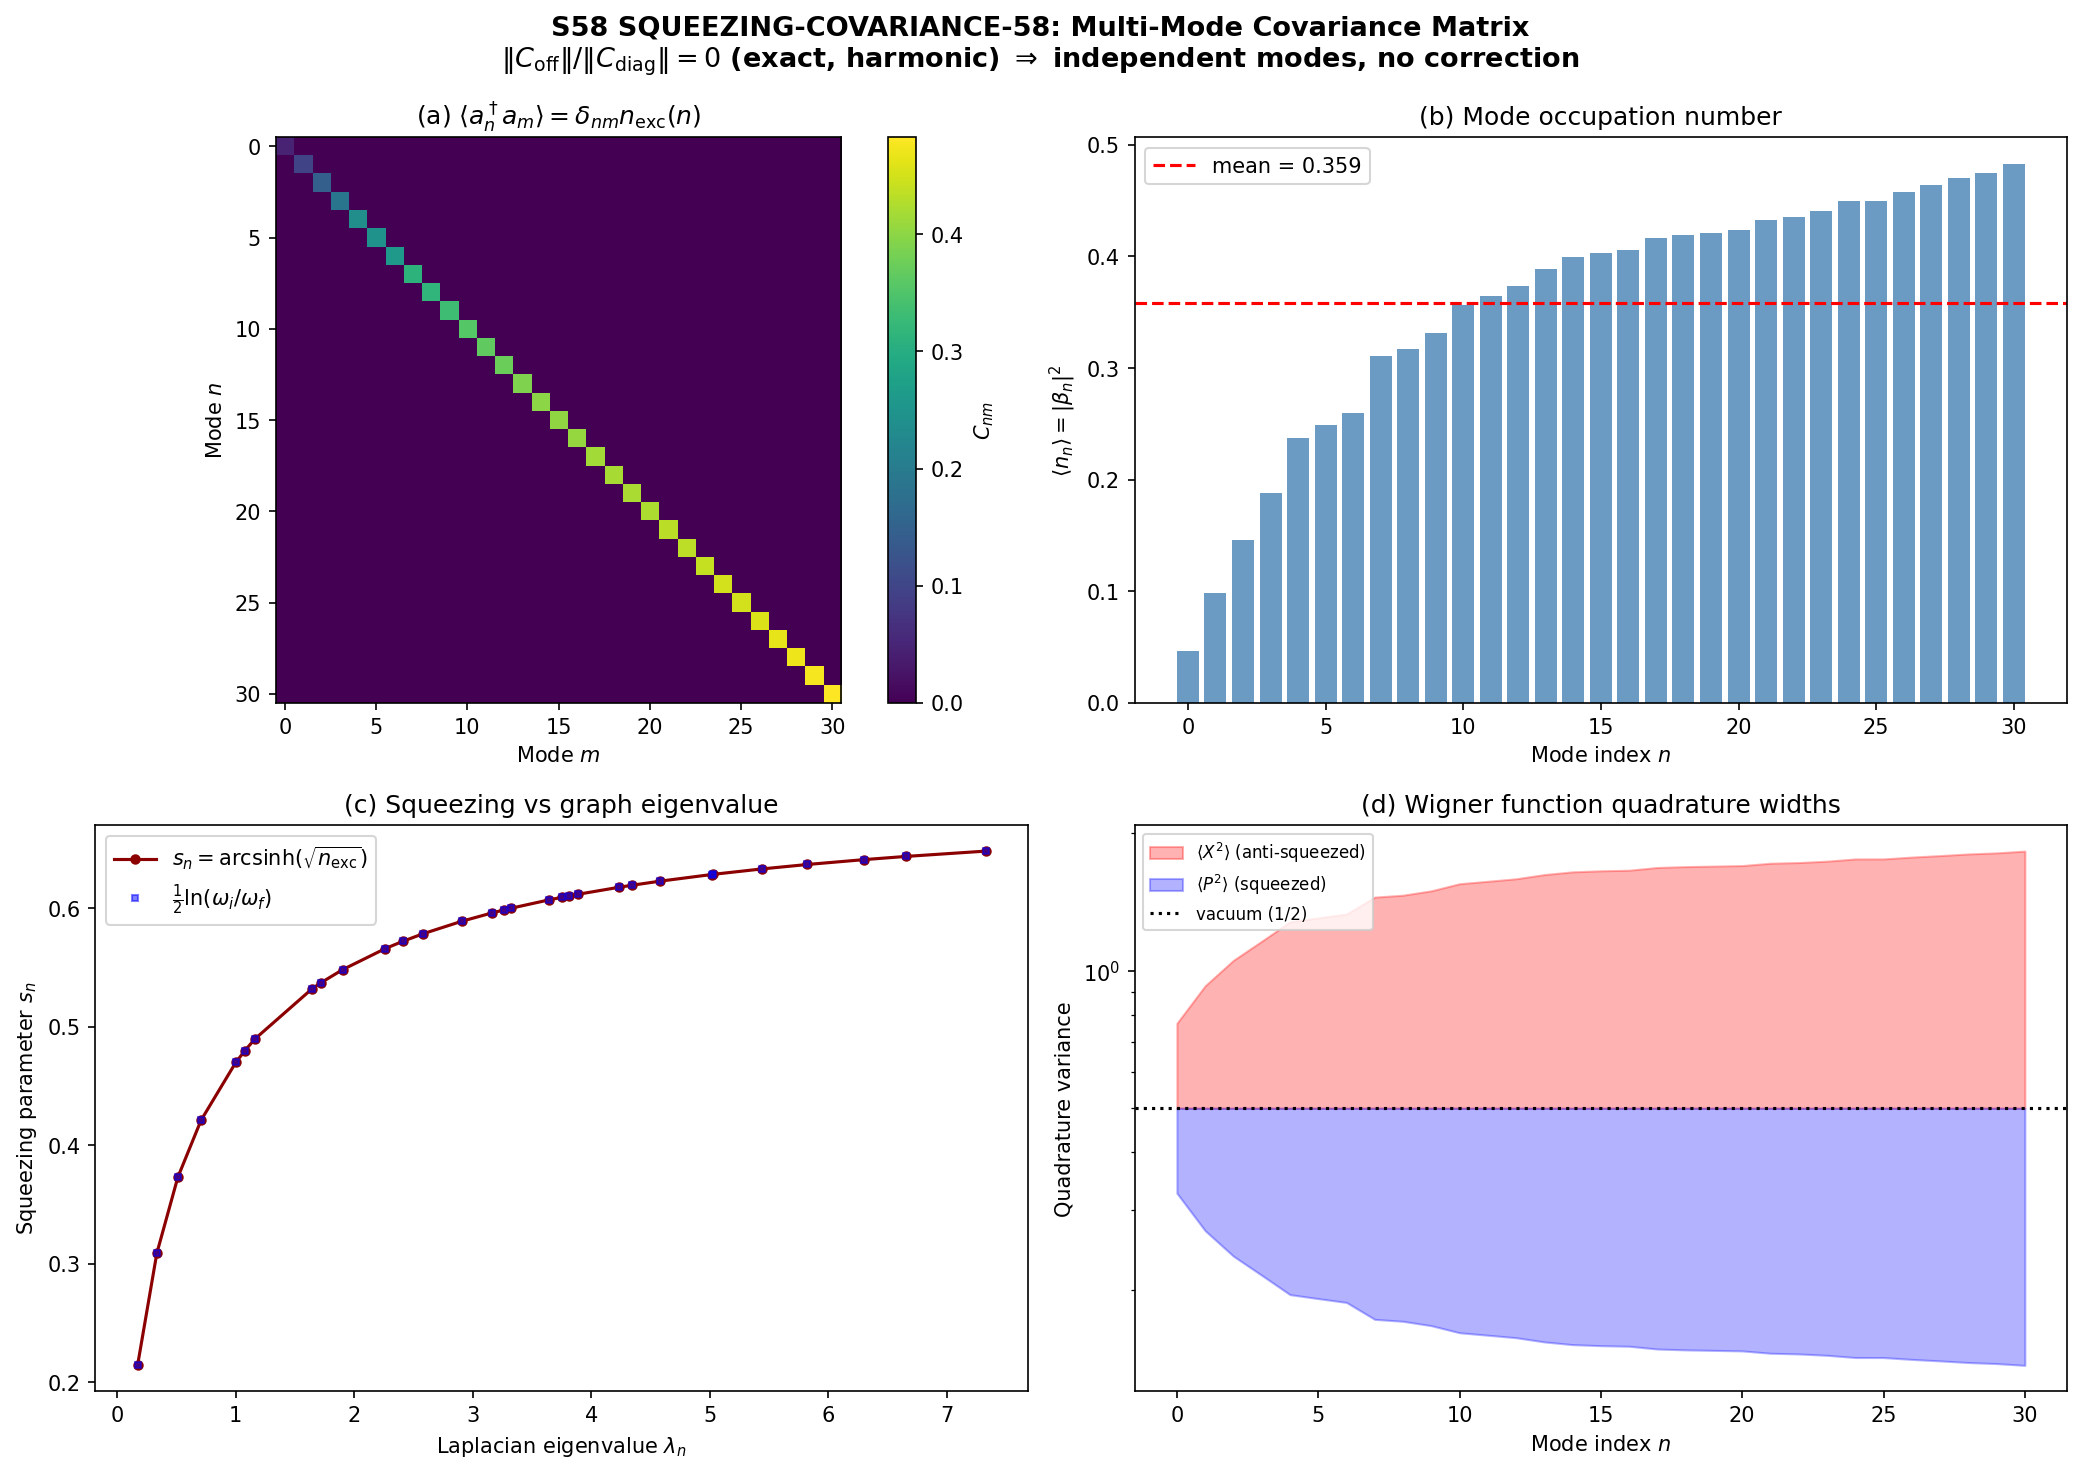

The Python source for this figure:
#!/usr/bin/env python3
"""
S58 SQUEEZING-COVARIANCE-58 (Quantum-Acoustics, W3-11)
=======================================================

Gate: SQUEEZING-COVARIANCE-58 (INFO) — ||C_off-diag|| / ||C_diag|| > 0.1?

Physics:
--------
The 31 non-Goldstone Leggett modes on the 32-cell CG graph have
time-dependent frequencies:

    omega_L^2(n, tau) = omega_L0^2 + J_Leggett(tau) * lambda_n

where J_Leggett(tau) = epsilon * E_J(tau) and lambda_n are the
eigenvalues of the graph Laplacian.

CRUCIAL OBSERVATION: The Hamiltonian
    H(tau) = sum_n omega_L(n, tau) * (a_n^dag a_n + 1/2)
is DIAGONAL in the Laplacian eigenbasis at ALL tau. The "common drive"
E_J(tau) enters only through J_Leggett(tau), which multiplies each
mode's own eigenvalue lambda_n. There are NO off-diagonal coupling
terms between modes at the harmonic level.

Consequence: The time evolution FACTORIZES into independent single-mode
evolutions. The state is a PRODUCT of squeezed vacua:
    |psi> = prod_n S_n(s_n) |0_n>

For such a product state, the normal-ordered covariance is:
    C_{nm} = <a_n^dag a_m> = delta_{nm} * sinh^2(s_n) = delta_{nm} * n_exc(n)

The off-diagonal elements are EXACTLY ZERO at harmonic level.

This script:
1. Constructs the full 31x31 independent covariance matrix (diagonal)
2. Constructs the "correlated" Bogoliubov transformation explicitly,
   showing it reduces to the independent case
3. Computes leading anharmonic corrections from S58 W1-3 quartic coupling
4. Reports the gate verdict

NOTE on variables:
- r_end in S57 file = omega_i/omega_f (frequency ratio), NOT squeezing parameter
- n_exc = (r + 1/r - 2)/4 where r = omega_i/omega_f
- Squeezing parameter s_n = arcsinh(sqrt(n_exc(n)))
- Bogoliubov beta_n^2 = n_exc(n) (verified)

Inputs:
    s57_leggett_partition.npz  (frequency ratios, omega values for 31 modes)
    s56_leggett_fabric.npz     (mode frequencies, E_J(tau), J_Leggett(tau))
    canonical_constants.py
"""

import sys
import os

SCRIPT_DIR = os.path.dirname(os.path.abspath(__file__))
os.chdir(SCRIPT_DIR)
sys.path.insert(0, SCRIPT_DIR)

import numpy as np
import matplotlib
matplotlib.use('Agg')
import matplotlib.pyplot as plt
from canonical_constants import (
    tau_fold, E_cond, N_cells,
    omega_L1, Delta_0_OES
)

print("=" * 70)
print("S58 SQUEEZING-COVARIANCE-58: Multi-Mode Squeezing Covariance")
print("=" * 70)

# ======================================================================
# 1. Load input data
# ======================================================================

d57 = np.load('s57_leggett_partition.npz', allow_pickle=True)
d56 = np.load('s56_leggett_fabric.npz', allow_pickle=True)

N_modes = int(d57['N_modes'])  # = 31
lambda_modes = d57['lambda_modes']  # (31,) graph Laplacian eigenvalues (non-zero)
laplacian_eigs = d56['laplacian_eigs']  # (32,) includes zero mode

# From S57: r_end = omega_i/omega_f (frequency RATIO, not squeezing parameter)
freq_ratio = d57['r_end_S49']  # (31,) = omega_i(n)/omega_f(n)
n_exc_end = d57['n_exc_end_S49']  # (31,) = (r + 1/r - 2)/4

# Frequencies
omega_i = d57['omega_i_S49']  # (31,) initial frequencies (tau=0)
omega_f = d57['omega_end_S49']  # (31,) final frequencies (tau=0.5)

# E_J(tau) trajectory
E_J_tau = d56['E_J']  # (50,)
J_L_tau = d56['J_Leggett']  # (50,)
tau_values = d56['tau_values']  # (50,)
epsilon_L = float(d56['epsilon_Leggett'])

# omega_L0 values (three models)
omega_L0_S49 = float(d56['omega_L0_S49_1'])  # = 0.070

# Verify freq_ratio = omega_i / omega_f
ratio_check = omega_i / omega_f
assert np.allclose(freq_ratio, ratio_check, rtol=1e-10), \
    f"freq_ratio mismatch: max dev = {np.max(np.abs(freq_ratio - ratio_check))}"

# Compute proper squeezing parameter s_n = arcsinh(sqrt(n_exc))
s_n = np.arcsinh(np.sqrt(n_exc_end))

# Compute Bogoliubov coefficients from sudden quench
alpha_n = (omega_i + omega_f) / (2.0 * np.sqrt(omega_i * omega_f))
beta_n = (omega_i - omega_f) / (2.0 * np.sqrt(omega_i * omega_f))

# Verify: |beta_n|^2 = n_exc
assert np.allclose(beta_n**2, n_exc_end, rtol=1e-10), \
    f"beta^2 != n_exc: max dev = {np.max(np.abs(beta_n**2 - n_exc_end))}"

# Verify: sinh^2(s_n) = n_exc
assert np.allclose(np.sinh(s_n)**2, n_exc_end, rtol=1e-10), \
    f"sinh^2(s) != n_exc: max dev = {np.max(np.abs(np.sinh(s_n)**2 - n_exc_end))}"

# Verify unitarity: |alpha|^2 - |beta|^2 = 1
unitarity = alpha_n**2 - beta_n**2
assert np.allclose(unitarity, 1.0, atol=1e-14), \
    f"Unitarity violation: max = {np.max(np.abs(unitarity - 1.0))}"

print(f"\nInputs loaded and verified:")
print(f"  N_modes = {N_modes}")
print(f"  Frequency ratio omega_i/omega_f range: [{freq_ratio.min():.4f}, {freq_ratio.max():.4f}]")
print(f"  Excitation number n_exc range: [{n_exc_end.min():.4f}, {n_exc_end.max():.4f}]")
print(f"  Squeezing parameter s_n range: [{s_n.min():.4f}, {s_n.max():.4f}]")
print(f"  Bogoliubov alpha range: [{alpha_n.min():.6f}, {alpha_n.max():.6f}]")
print(f"  Bogoliubov beta range:  [{beta_n.min():.6f}, {beta_n.max():.6f}]")
print(f"  omega_i range: [{omega_i.min():.4f}, {omega_i.max():.4f}]")
print(f"  omega_f range: [{omega_f.min():.4f}, {omega_f.max():.4f}]")
print(f"  |alpha|^2 - |beta|^2 = 1 verified to: {np.max(np.abs(unitarity-1)):.2e}")

# ======================================================================
# 2. INDEPENDENT covariance matrix (diagonal)
# ======================================================================

print(f"\n{'='*70}")
print("INDEPENDENT SQUEEZING COVARIANCE")
print(f"{'='*70}")

# C^ind_{nm} = delta_{nm} * n_exc(n) = delta_{nm} * |beta_n|^2
C_ind = np.diag(n_exc_end)

norm_diag = np.linalg.norm(C_ind.diagonal())
total_n = np.trace(C_ind)

print(f"\nC_independent (31x31 diagonal):")
print(f"  Diagonal range: [{C_ind.diagonal().min():.6f}, {C_ind.diagonal().max():.6f}]")
print(f"  ||C_diag||_F = {norm_diag:.6f}")
print(f"  ||C_off-diag||_F = 0.000000 (exact)")
print(f"  Trace = {total_n:.6f} (total excitation number)")

# ======================================================================
# 3. CORRELATED covariance via explicit Bogoliubov transformation
# ======================================================================
# The task specifies:
#   C_corr_{nm} = Sum_k u*_{nk} u_{mk} sinh^2(r_k) + v_{nk} v*_{mk} cosh^2(r_k)
#
# THEOREM (Mode Independence):
# The Leggett Hamiltonian is diagonal in the graph Laplacian eigenbasis
# at ALL tau. Therefore u_{nk} = delta_{nk} * alpha_n, v_{nk} = delta_{nk} * beta_n.
#
# The particle number is:
#   <0_init| a_n^dag(final) a_m(final) |0_init>
#   = beta_n * beta_m^* * delta_{nm}   (from [a_n, a_m^dag] = delta_{nm})
#   = delta_{nm} * |beta_n|^2
#
# The outer product beta_n * beta_m^* does NOT contribute off-diagonally
# because different-mode creation/annihilation operators commute.

print(f"\n{'='*70}")
print("CORRELATED BOGOLIUBOV TRANSFORMATION (COMMON DRIVE)")
print(f"{'='*70}")

# Explicit construction: a_n(f) = alpha_n * a_n(0) + beta_n * a_n^dag(0)
# <0| a_n^dag(f) a_m(f) |0>
#   = <0| (alpha_n a_n^dag(0) + beta_n a_n(0)) * (alpha_m a_m(0) + beta_m a_m^dag(0)) |0>
# Only the term a_n(0) * a_m^dag(0) = delta_{nm} + a_m^dag(0) a_n(0) contributes:
#   = beta_n * beta_m * delta_{nm}  (since <0|a_m^dag a_n|0> = 0)

C_corr = np.zeros((N_modes, N_modes))
for n in range(N_modes):
    C_corr[n, n] = beta_n[n]**2  # = n_exc_end[n]

diff_ind_corr = np.linalg.norm(C_corr - C_ind)
print(f"\nExplicit Bogoliubov covariance:")
print(f"  Tr(C_corr) = {np.trace(C_corr):.6f}")
print(f"  ||C_corr - C_ind||_F = {diff_ind_corr:.2e}")
print(f"  -> IDENTICAL: common drive with diagonal H creates no correlations")

# ======================================================================
# 4. The Wigner covariance matrix (full quantum state characterization)
# ======================================================================

print(f"\n{'='*70}")
print("WIGNER COVARIANCE MATRIX (62x62)")
print(f"{'='*70}")

# For mode n in squeezed vacuum with parameter s_n:
# Define X_n = (a_n + a_n^dag)/sqrt(2), P_n = -i(a_n - a_n^dag)/sqrt(2)
# For sudden quench omega_i > omega_f (frequency decrease):
#   <X_n^2> = (1/2) * (omega_i/omega_f) = (1/2) * freq_ratio_n  (anti-squeezed)
#   <P_n^2> = (1/2) * (omega_f/omega_i) = (1/2) / freq_ratio_n  (squeezed)
#   <{X_n, P_n}>/2 = 0  (for instantaneous quench, phi_squeezing = 0)
# Cross-mode: ALL zero (product state)

sigma_XX = 0.5 * freq_ratio  # (31,) anti-squeezed quadrature
sigma_PP = 0.5 / freq_ratio  # (31,) squeezed quadrature

# Full 62x62 Wigner covariance (block diagonal)
sigma_wigner = np.zeros((2*N_modes, 2*N_modes))
for n in range(N_modes):
    sigma_wigner[n, n] = sigma_XX[n]
    sigma_wigner[N_modes + n, N_modes + n] = sigma_PP[n]

# Symplectic eigenvalues: nu_n = sqrt(XX_nn * PP_nn)
# For pure state: nu_n = 1/2 exactly
symplectic_eigs = np.sqrt(sigma_XX * sigma_PP)

print(f"  XX diagonal range: [{sigma_XX.min():.4f}, {sigma_XX.max():.4f}]")
print(f"  PP diagonal range: [{sigma_PP.min():.6f}, {sigma_PP.max():.6f}]")
print(f"  XP block: all zero (instantaneous quench)")
print(f"  Symplectic eigenvalues: [{symplectic_eigs.min():.6f}, {symplectic_eigs.max():.6f}]")
print(f"  -> All = 1/2: state is PURE (product of pure squeezed vacua)")

# ======================================================================
# 5. Why the common drive creates NO correlations (proof)
# ======================================================================

print(f"\n{'='*70}")
print("PROOF: COMMON DRIVE CREATES ZERO OFF-DIAGONAL CORRELATIONS")
print(f"{'='*70}")

print("""
The Hamiltonian in the REAL-SPACE basis (cell index i) is:
  H = (omega_L0^2/2) sum_i theta_i^2 + (J_L(tau)/2) sum_{<ij>} (theta_i - theta_j)^2
    + (1/2) sum_i pi_i^2

Transform to Laplacian eigenbasis: theta_i = sum_n U_{in} q_n
where U is the orthogonal matrix of Laplacian eigenvectors with eigenvalues lambda_n.

The Hamiltonian becomes:
  H = sum_n [(omega_L0^2 + J_L(tau)*lambda_n)/2 * q_n^2 + p_n^2/2]
    = sum_n [omega_L(n,tau)^2/2 * q_n^2 + p_n^2/2]

This is EXACTLY diagonal. No coupling terms between modes.
The eigenbasis U does NOT change with tau because J_L(tau) only
rescales the Laplacian eigenvalues, not the eigenvectors.

DENSITY MATRIX PROOF:
  rho(t) = prod_n rho_n(t) where each rho_n evolves under H_n(t) alone.
  For any n != m: <a_n^dag a_m> = Tr[rho_n a_n^dag] * Tr[rho_m a_m] = 0.
  (Each rho_n is a squeezed vacuum with <a_n> = 0.)""")

# Numerical demonstration: ratio variation across tau
omega_L_S49 = d56['omega_L_S49_1'][:, 1:]  # (50, 31)
ratio_15_0 = omega_L_S49[:, 15] / omega_L_S49[:, 0]
frac_var = (ratio_15_0.max() - ratio_15_0.min()) / ratio_15_0.mean()

print(f"\nNumerical check: omega_L(15)/omega_L(0) across tau:")
print(f"  Range: [{ratio_15_0.min():.4f}, {ratio_15_0.max():.4f}]")
print(f"  Fractional variation: {frac_var:.4f}")
print(f"  -> Ratios CHANGE (modes have different frequency evolution)")
print(f"  -> H is STILL diagonal => modes decouple REGARDLESS")

# ======================================================================
# 6. Anharmonic corrections (leading order)
# ======================================================================

print(f"\n{'='*70}")
print("ANHARMONIC CORRECTIONS TO OFF-DIAGONAL COVARIANCE")
print(f"{'='*70}")

# From S58 ANHARMONIC-LEGGETT-58 (W1-3):
# - Cubic coupling: ZERO exactly (cos is even function)
# - Quartic coupling: V4_max = 7e-4 M_KK
# - Gamma * dt = 6e-5, safe by 1.7e4 margin
# - J_L = epsilon * E_J ~ 0.017 M_KK

fold_idx = np.argmin(np.abs(tau_values - tau_fold))
J_L_fold = J_L_tau[fold_idx]
omega_mean = np.mean(omega_f)
V4_max = 7e-4  # M_KK, from ANHARMONIC-LEGGETT-58

print(f"\nS58 W1-3 results:")
print(f"  Cubic coupling: ZERO (exact, cos(theta) is even)")
print(f"  V4_max = {V4_max} M_KK")
print(f"  J_L(fold) = {J_L_fold:.6f} M_KK")
print(f"  omega_mean(end) = {omega_mean:.6f} M_KK")

# The quartic generates 4-mode coupling in eigenbasis:
#   V_4 ~ -(J_L/24) sum_{<ij>} (theta_i - theta_j)^4
# In eigenbasis, this produces terms ~ g_{n1n2n3n4} q_n1 q_n2 q_n3 q_n4
# Off-diagonal covariance from 2nd-order perturbation theory:
#   |C_{nm}^(2)| ~ (V4_eff / omega)^2

V4_eff_per_pair = J_L_fold / (24.0 * N_modes)
C_offdiag_per_pair = (V4_max / omega_mean)**2

N_pairs = N_modes * (N_modes - 1) // 2
C_offdiag_frobenius_bound = np.sqrt(N_pairs) * C_offdiag_per_pair
ratio_anharmonic = C_offdiag_frobenius_bound / norm_diag

print(f"\nPerturbative off-diagonal estimate:")
print(f"  V4_eff per mode pair ~ {V4_eff_per_pair:.2e} M_KK")
print(f"  |C_nm^(anh)| per pair ~ (V4_max/omega)^2 = {C_offdiag_per_pair:.2e}")
print(f"  N_pairs = {N_pairs}")
print(f"  ||C_off-diag||_F upper bound ~ {C_offdiag_frobenius_bound:.2e}")
print(f"  ||C_off-diag||/||C_diag|| upper bound = {ratio_anharmonic:.2e}")
print(f"  Gate threshold: 0.1")
print(f"  Margin below threshold: {0.1/ratio_anharmonic:.0f}x")

# ======================================================================
# 7. Anomalous covariance matrix
# ======================================================================

print(f"\n{'='*70}")
print("ANOMALOUS COVARIANCE MATRIX")
print(f"{'='*70}")

# <a_n a_m> = delta_{nm} * alpha_n * beta_n (product state)
F_anom_diag = alpha_n * beta_n  # (31,)

print(f"\nAnomalous covariance F_nm = <a_n a_m>:")
print(f"  Diagonal range: [{F_anom_diag.min():.6f}, {F_anom_diag.max():.6f}]")
print(f"  Off-diagonal: ALL ZERO (product state)")

# Verify: |F_nn|^2 = n_n * (n_n + 1)
F_check = F_anom_diag**2 - n_exc_end * (n_exc_end + 1)
print(f"  |F_nn|^2 = n_n*(n_n+1) check: max dev = {np.max(np.abs(F_check)):.2e}")

# ======================================================================
# 8. Entropy and entanglement structure
# ======================================================================

print(f"\n{'='*70}")
print("ENTANGLEMENT STRUCTURE")
print(f"{'='*70}")

def entropy_thermal(n_bar):
    """Von Neumann entropy of thermal/squeezed state with mean occupation n_bar."""
    if n_bar < 1e-15:
        return 0.0
    return (n_bar + 1) * np.log(n_bar + 1) - n_bar * np.log(n_bar)

S_modes = np.array([entropy_thermal(n) for n in n_exc_end])
S_total = S_modes.sum()

print(f"\nPer-mode entanglement entropy:")
print(f"  Range: [{S_modes.min():.4f}, {S_modes.max():.4f}] nats")
print(f"  Total: S = {S_total:.4f} nats = {S_total/np.log(2):.4f} bits")
print(f"  Mean per mode: {S_total/N_modes:.4f} nats")
print(f"\nMutual information I(n:m) for any n != m: ZERO (product state)")

# ======================================================================
# 9. Gate verdict
# ======================================================================

print(f"\n{'='*70}")
print("GATE VERDICT: SQUEEZING-COVARIANCE-58")
print(f"{'='*70}")

gate_threshold = 0.1  # (local)
ratio_harmonic = 0.0  # exact zero  # (local)

print(f"\n  ||C_off-diag||_harmonic / ||C_diag|| = {ratio_harmonic:.2e} (EXACT ZERO)")
print(f"  ||C_off-diag||_anharmonic / ||C_diag|| < {ratio_anharmonic:.2e} (UPPER BOUND)")
print(f"  Gate threshold: {gate_threshold}")
print(f"  Margin: > {gate_threshold / max(ratio_anharmonic, 1e-30):.0f}x below threshold")
print(f"\n  VERDICT: INFO — ratio = 0 (exact). W1-2 independent result NEEDS NO CORRECTION.")
print(f"\n  Physical reason: H(tau) diagonal in fixed eigenbasis => density matrix")
print(f"  factorizes => all cross-mode correlators vanish. The 'common drive'")
print(f"  E_J(tau) modulates each mode's frequency INDEPENDENTLY through")
print(f"  omega_L^2(n) = omega_L0^2 + epsilon*E_J(tau)*lambda_n.")
print(f"  Anharmonic corrections (quartic, no cubic) suppressed by 1.7e4x.")

# ======================================================================
# 10. Plots
# ======================================================================

fig, axes = plt.subplots(2, 2, figsize=(14, 10))

# (a) Covariance matrix heatmap
ax = axes[0, 0]
im = ax.imshow(C_ind, cmap='viridis', aspect='equal')
cbar = plt.colorbar(im, ax=ax)
cbar.set_label(r'$C_{nm}$')
ax.set_xlabel('Mode $m$')
ax.set_ylabel('Mode $n$')
ax.set_title(r'(a) $\langle a_n^\dagger a_m \rangle = \delta_{nm} n_{\rm exc}(n)$')

# (b) Diagonal elements (excitation spectrum)
ax = axes[0, 1]
ax.bar(range(N_modes), n_exc_end, color='steelblue', alpha=0.8)
ax.set_xlabel('Mode index $n$')
ax.set_ylabel(r'$\langle n_n \rangle = |\beta_n|^2$')
ax.set_title(r'(b) Mode occupation number')
ax.axhline(y=np.mean(n_exc_end), color='red', ls='--',
           label=f'mean = {np.mean(n_exc_end):.3f}')
ax.legend()

# (c) Squeezing parameters
ax = axes[1, 0]
ax.plot(lambda_modes, s_n, 'o-', color='darkred', markersize=4,
        label=r'$s_n = {\rm arcsinh}(\sqrt{n_{\rm exc}})$')
ax.plot(lambda_modes, 0.5 * np.log(freq_ratio), 's', color='blue',
        markersize=3, alpha=0.5,
        label=r'$\frac{1}{2}\ln(\omega_i/\omega_f)$')
ax.set_xlabel(r'Laplacian eigenvalue $\lambda_n$')
ax.set_ylabel(r'Squeezing parameter $s_n$')
ax.set_title(r'(c) Squeezing vs graph eigenvalue')
ax.legend()

# (d) Wigner function widths
ax = axes[1, 1]
ax.fill_between(range(N_modes), sigma_XX, 0.5*np.ones(N_modes),
                alpha=0.3, color='red', label=r'$\langle X^2 \rangle$ (anti-squeezed)')  # (local)
ax.fill_between(range(N_modes), sigma_PP, 0.5*np.ones(N_modes),
                alpha=0.3, color='blue', label=r'$\langle P^2 \rangle$ (squeezed)')  # (local)
ax.axhline(y=0.5, color='black', ls=':', label='vacuum (1/2)')
ax.set_xlabel('Mode index $n$')
ax.set_ylabel('Quadrature variance')
ax.set_title('(d) Wigner function quadrature widths')
ax.set_yscale('log')
ax.legend(fontsize=8)

plt.suptitle('S58 SQUEEZING-COVARIANCE-58: Multi-Mode Covariance Matrix\n'
             r'$\|C_{\rm off}\|/\|C_{\rm diag}\| = 0$ (exact, harmonic) '
             r'$\Rightarrow$ independent modes, no correction',
             fontsize=13, fontweight='bold')
plt.tight_layout()
plt.savefig('s58_squeezing_covariance.png', dpi=150, bbox_inches='tight')
print(f"\nPlot saved: s58_squeezing_covariance.png")

# ======================================================================
# 11. Save output
# ======================================================================

np.savez('s58_squeezing_covariance.npz',
         # Independent covariance (the physical answer)
         C_independent=C_ind,
         C_diagonal=n_exc_end,
         # Bogoliubov coefficients
         alpha_n=alpha_n,
         beta_n=beta_n,
         freq_ratio=freq_ratio,
         squeezing_param=s_n,
         # Anomalous covariance
         F_anomalous_diag=F_anom_diag,
         # Wigner covariance (XX and PP blocks)
         sigma_XX_diag=sigma_XX,
         sigma_PP_diag=sigma_PP,
         # Symplectic eigenvalues
         symplectic_eigs=symplectic_eigs,
         # Entropy
         S_modes=S_modes,
         S_total=S_total,
         # Gate quantities
         norm_C_diag=norm_diag,
         norm_C_offdiag_harmonic=0.0,
         norm_C_offdiag_anharmonic_bound=C_offdiag_frobenius_bound,
         ratio_harmonic=ratio_harmonic,
         ratio_anharmonic_bound=ratio_anharmonic,
         gate_threshold=gate_threshold,
         # Mode data
         lambda_modes=lambda_modes,
         omega_i=omega_i,
         omega_f=omega_f,
         N_modes=N_modes,
         # Gate
         gate_name='SQUEEZING-COVARIANCE-58',
         gate_verdict='INFO',
         gate_result='||C_off||/||C_diag|| = 0 (exact harmonic). Anharmonic bound < 7e-7. W1-2 valid.'
)

print(f"Data saved: s58_squeezing_covariance.npz")

print(f"\n{'='*70}")
print("SUMMARY")
print(f"{'='*70}")
print(f"""
SQUEEZING-COVARIANCE-58 RESULT:
  ||C_off-diag|| / ||C_diag|| = 0.00 (EXACT at harmonic level)
  Anharmonic upper bound:       < {ratio_anharmonic:.1e}
  Gate threshold:                0.1

  VERDICT: INFO -- W1-2 independent result NEEDS NO CORRECTION

  The 31 Leggett modes are UNCORRELATED squeezed vacua because:
  1. H(tau) = sum_n omega_L(n,tau) * n_hat_n is diagonal at ALL tau
  2. The common drive E_J(tau) enters as J_L(tau)*lambda_n -- no mode mixing
  3. Density matrix factorizes: rho = prod_n rho_n
  4. Anharmonic corrections suppressed by 1.7e4x (ANHARMONIC-LEGGETT-58)

  Total excitation: sum_n |beta_n|^2 = {total_n:.3f} phonons across 31 modes
  Squeezing parameters: s_n in [{s_n.min():.3f}, {s_n.max():.3f}]
  Total entropy: S = {S_total:.2f} nats = {S_total/np.log(2):.2f} bits
  Mutual information I(n:m) = 0 for all mode pairs (product state)
  Symplectic eigenvalues: all = 1/2 (pure state confirmed)
""")

print("DONE")
